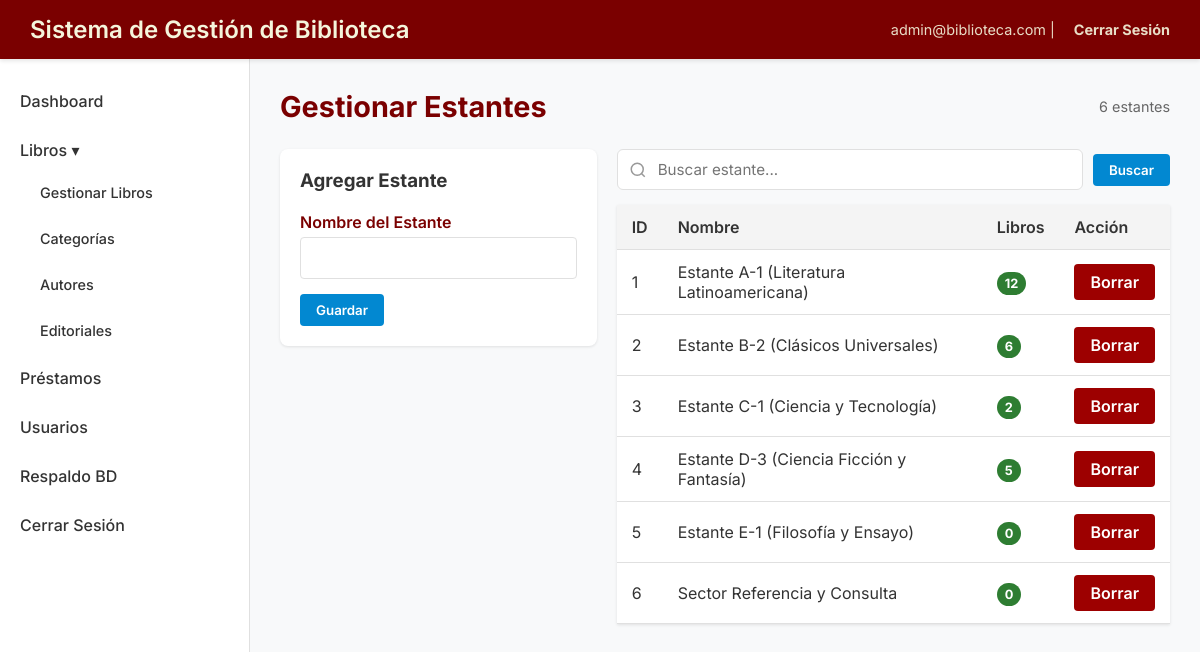
Screenshot of /pages/racks.php (signed in) with the database file from the repository.
### tables this page shows
CREATE TABLE IF NOT EXISTS `racks` (
    `id` INT AUTO_INCREMENT PRIMARY KEY,
    `name` VARCHAR(255) NOT NULL
);

### pages/racks.php (the view, shortened to what this page needs)
<?php
require_once __DIR__ . '/../config.php';
require_once __DIR__ . '/../includes/header.php';
$search = isset($_GET['search']) ? trim($_GET['search']) : '';
$per_page = 20;
$page = isset($_GET['page']) ? max(1, intval($_GET['page'])) : 1;
$offset = ($page - 1) * $per_page;
$where = ''; $params = [];
$count_stmt = $pdo->prepare("SELECT COUNT(*) FROM racks $where");
$count_stmt->execute($params);
$total = $count_stmt->fetchColumn();
$stmt = $pdo->prepare("SELECT * FROM racks $where ORDER BY name ASC LIMIT $per_page OFFSET $offset");
$stmt->execute($params);
$racks = $stmt->fetchAll();
?>
<?php require_once __DIR__ . '/../includes/sidebar.php'; ?>
<div class="content-header">
    <h2>Gestionar Estantes</h2>
    <span id="result-count" style="color:#666;font-size:0.9rem;"><?php echo number_format($total); ?> estantes</span>
</div>
<div style="display:flex;gap:20px;">
    <?php if ($_SESSION['user_role'] !== 'Lector'): ?>
    <div class="form-container" style="flex:1;height:max-content;">
        <h3>Agregar Estante</h3><br>
        <form method="POST">
            <div class="form-group"><label>Nombre del Estante</label>
            <input type="text" name="name" class="form-control" required></div>
            <button type="submit" name="add_item" class="btn btn-primary">Guardar</button>
        </form>
    </div>
    <?php endif; ?>
    <div style="flex:2;">
        <form method="GET" class="search-filters-bar" style="margin-bottom:15px;">
            <div class="search-input-wrapper">
                <input type="text" name="search" id="liveSearchInput" class="search-input" placeholder="Buscar estante..." value="<?php echo htmlspecialchars($search); ?>" autocomplete="off">
            </div>
            <button type="submit" class="btn btn-primary">Buscar</button>
        </form>
        <div id="searchResults">
        <table class="data-table"><thead><tr><th>ID</th><th>Nombre</th><th>Libros</th><th>Acción</th></tr></thead>
            <tbody>
                <?php foreach ($racks as $item):
                    $bc = $pdo->prepare("SELECT COUNT(*) FROM books WHERE rack_id = ?");
                    $bc->execute([$item['id']]); $count = $bc->fetchColumn(); ?>
                <tr>
                    <td><?php echo $item['id']; ?></td>
                    <td><?php echo htmlspecialchars($item['name']); ?></td>
                    <td><span class="status-badge status-available"><?php echo $count; ?></span></td>
                    <?php if ($_SESSION['user_role'] !== 'Lector'): ?>
                    <td><a href="racks.php?delete=<?php echo $item['id']; ?>" class="btn btn-delete" onclick="return confirm('¿Borrar estante?');">Borrar</a></td>
                    <?php else: ?><td>-</td><?php endif; ?>
                </tr>
                <?php endforeach; ?>
            </tbody>
        </table>
        </div>
    </div>
</div>
<?php require_once __DIR__ . '/../includes/footer.php'; ?>

### style.css (style rules this page uses)
:root { --color-primary: #7a0000; --color-secondary: beige; --color-accent: #9d0000; --color-success: #2e7d32; --color-warning: #f57c00; --color-info: #0288d1; --color-text-dark: #333333; --color-bg-light: #f8f9fa; --color-border: #e0e0e0; }
* { margin: 0; padding: 0; box-sizing: border-box; font-family: 'Inter', 'Roboto', 'Helvetica Neue', Arial, sans-serif; }
body { background-color: var(--color-bg-light); color: var(--color-text-dark); display: flex; flex-direction: column; min-height: 100vh; }
.content-header { display: flex; justify-content: space-between; align-items: center; margin-bottom: 25px; }
.content-header h2 { font-size: 1.8rem; color: var(--color-primary); }
.btn { padding: 8px 16px; border: none; border-radius: 4px; cursor: pointer; font-weight: 600; text-decoration: none; display: inline-block; transition: background-color 0.2s; color: white; }
.btn-primary { background-color: var(--color-info); }
.btn-delete { background-color: var(--color-accent); }
.data-table { width: 100%; background: #fff; border-collapse: collapse; box-shadow: 0 1px 3px rgba(0,0,0,0.1); }
.data-table th, .data-table td { padding: 12px 15px; text-align: left; border-bottom: 1px solid var(--color-border); }
.data-table th { background-color: #f4f4f4; font-weight: 600; color: var(--color-text-dark); }
.status-badge { padding: 4px 8px; border-radius: 12px; font-size: 0.8rem; font-weight: bold; color: white; }
.status-available { background-color: var(--color-success); }
.form-group { margin-bottom: 15px; text-align: left; }
.form-group label { display: block; margin-bottom: 5px; font-weight: 600; color: var(--color-primary); }
.form-control { width: 100%; padding: 10px; border: 1px solid var(--color-border); border-radius: 4px; font-size: 1rem; }
.form-container { background: white; padding: 20px; border-radius: 8px; box-shadow: 0 1px 3px rgba(0,0,0,0.1); max-width: 600px; }
.search-filters-bar { display: flex; gap: 10px; align-items: center; margin-bottom: 20px; flex-wrap: wrap; }
.search-input-wrapper { position: relative; flex: 1; min-width: 250px; }
.search-input { width: 100%; padding: 10px 12px 10px 40px; border: 1px solid var(--color-border); border-radius: 6px; font-size: 0.95rem; transition: border-color 0.2s, box-shadow 0.2s; background: white; }
#searchResults { transition: opacity 0.15s ease; }

### rows the page displays
racks: id "1", name "Estante A-1 (Literatura Latinoamericana)", count "12"
racks: id "2", name "Estante B-2 (Clásicos Universales)", count "6"
racks: id "3", name "Estante C-1 (Ciencia y Tecnología)", count "2"
racks: id "4", name "Estante D-3 (Ciencia Ficción y Fantasía)", count "5"
racks: id "5", name "Estante E-1 (Filosofía y Ensayo)", count "0"
racks: id "6", name "Sector Referencia y Consulta", count "0"

### other values shown
$usuario_logueado "admin@biblioteca.com"
$total "6"
